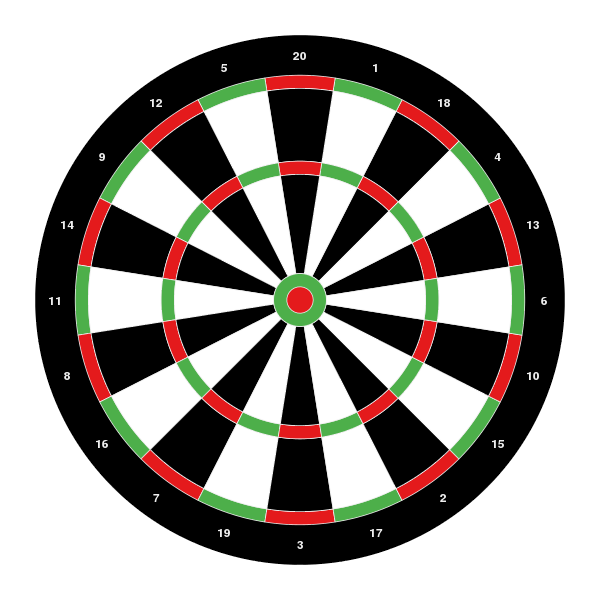

The script that drew this image:
library(circlize)

factors = 1:20
par(mar = c(1, 1, 1, 1))
circos.par("gap.degree" = 0, "cell.padding" = c(0, 0, 0, 0),
    start.degree = 360/40, track.margin = c(0, 0), "clock.wise" = FALSE)
circos.initialize(factors = factors, xlim = c(0, 1))
circos.trackPlotRegion(ylim = c(0, 1), factors = factors, bg.col = "black",
    track.height = 0.15)
circos.trackText(rep(0.5, 20), rep(0.5, 20),
    labels = c(13, 4, 18, 1, 20, 5, 12, 9, 14, 11, 8, 16, 7, 19, 3, 17, 2, 15, 10, 6),
    factors = factors, col = "#EEEEEE", font = 2,
    direction = "horizontal")
circos.trackPlotRegion(ylim = c(0, 1), factors = factors,
    bg.col = rep(c("#E41A1C", "#4DAF4A"), 10), bg.border = "#EEEEEE", 
    track.height = 0.05)
circos.trackPlotRegion(ylim = c(0, 1), factors = factors,
    bg.col = rep(c("black", "white"), 10), bg.border = "#EEEEEE", 
    track.height = 0.275)
circos.trackPlotRegion(ylim = c(0, 1), factors = factors,
    bg.col = rep(c("#E41A1C", "#4DAF4A"), 10), bg.border = "#EEEEEE",
    track.height = 0.05)
circos.trackPlotRegion(ylim = c(0, 1), factors = factors, 
    bg.col = rep(c("black", "white"), 10), bg.border = "#EEEEEE",
    track.height = 0.375)
draw.sector(center = c(0, 0), start.degree = 0, end.degree = 360,
    rou1 = 0.1, col = "#4DAF4A", border = "#EEEEEE")
draw.sector(center = c(0, 0), start.degree = 0, end.degree = 360,
    rou1 = 0.05, col = "#E41A1C", border = "#EEEEEE")

circos.clear()
